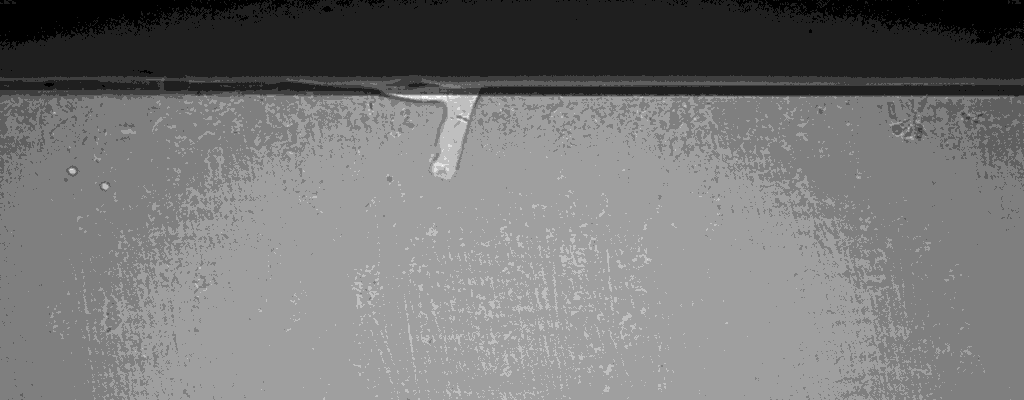
#> input picture sample_input/299_Ti64_plate_P200S0 (1).tif, 1024 x 400 px
$ python imped.py '../sample_input/299_Ti64_plate_P200S0 (1).tif'
#> lines starting #> are read from the running program, lines starting #| are printed output that depends on the picture
import argparse
import cv2 as cv
import json
import numpy as np
import os

def main(img_path):

    """Creates an interactive window to determine algorithm parameters for processing melt pool x-ray images."""

    # Check for exceptions and read image
    if not os.path.exists(img_path):
        raise Exception("Image does not exist. Please check the image path.")
    elif img_path is None:
        raise Exception("Please specify an image path.")
    else:
        img = cv.imread(img_path, cv.IMREAD_GRAYSCALE)
#> img is the input picture: shape (400, 1024); min 1, max 9, mean 4.75
    if img is None:
        raise Exception("Failed to load image. Please check the image path and file format.")

    cv.namedWindow('IMPED')

    # Equalize historgram
    img = cv.equalizeHist(img)
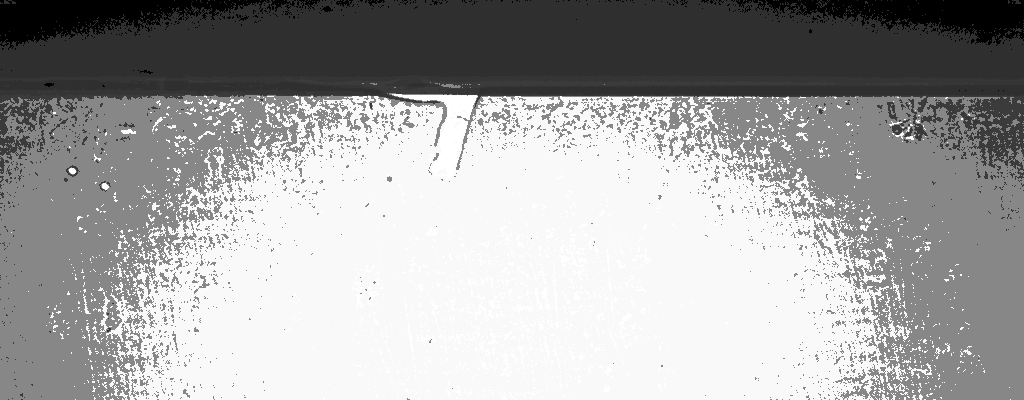
#> img: shape (400, 1024); min 0, max 255, mean 163.5

    # Initialize parameters
    global gaussian_val, thresh_val, open_val, close_val, processed_img, close_itns, open_itns, cnt_tolerance, mode
    gaussian_val = 0
    thresh_val = 0
    open_val = 0
    close_val = 0
    close_itns = 0
    open_itns = 0
    cnt_tolerance = 0
    mode = 0

    processed_img = img.copy()  # Global variable to store the processed image

    # [28 lines left out: function find_and_draw_contours, not called in this run]

    # Function to update the image based on current slider values
    def update_image():
        global gaussian_val, thresh_val, open_val, close_val, processed_img

        # Apply Gaussian blur/filtering
        if gaussian_val > 0:
            kernelSize = 2 * gaussian_val + 1
            processed_img = cv.GaussianBlur(img, (kernelSize, kernelSize), 0)
        else:
            processed_img = img.copy()

        # Apply threshold
        if thresh_val > 0:
            _, processed_img = cv.threshold(processed_img,0,255,cv.THRESH_BINARY_INV+cv.THRESH_OTSU)

        # Apply opening
        if open_val > 0:
            kernelSize = 2 * open_val + 1
            kernel = np.ones((kernelSize, kernelSize), np.uint8)
            processed_img = cv.morphologyEx(processed_img, cv.MORPH_OPEN, kernel,iterations=open_itns)

        # Apply closing
        if close_val > 0:
            kernelSize = 2 * close_val + 1
            kernel = np.ones((kernelSize, kernelSize), np.uint8)
            processed_img = cv.morphologyEx(processed_img, cv.MORPH_CLOSE, kernel,iterations=close_itns)

        # Apply render mode
        if mode == 1:
            find_and_draw_contours()
        else:
            cv.imshow('IMPED', processed_img)

    # Callback functions for trackbars
    # [54 lines left out: functions gaussian, thresh, openimg, open_itn, close, close_itn and 3 more, not called in this run]

    # Make all the trackbars
    cv.createTrackbar('Gaussian', 'IMPED', 0, 10, gaussian)
    cv.createTrackbar('Toggle Adaptive Threshold', 'IMPED', 0, 1, thresh)
    cv.createTrackbar('Open Kernel', 'IMPED', 0, 5, openimg)
    cv.createTrackbar('Open Iterations', 'IMPED', 1, 10, open_itn)
    cv.createTrackbar('Close Kernel', 'IMPED', 0, 5, close)
    cv.createTrackbar('Close Iterations', 'IMPED', 1, 10, close_itn)
    cv.createTrackbar('Tolerance', 'IMPED', 0, 100, tolerance)
    cv.createTrackbar('View Mode','IMPED',0,1,mode_switch)

    # Initialize the display
    update_image()

    while True:
        key = cv.waitKey(1) & 0xFF
#> (key Esc is pressed here)
        if key == 27:  # Esc key to exit
            break
        elif key == ord('c'):  # 'c' key to find and draw contours
            find_and_draw_contours()
        elif key == ord('s'):  # 's' key to save configuration
            save_config()

    cv.destroyAllWindows()

if __name__ == '__main__':
    parser = argparse.ArgumentParser(description="Process an image and plot histograms.")
    parser.add_argument('img_path', type=str, help="Path to target image file.")
    args = parser.parse_args()
    main(args.img_path)
